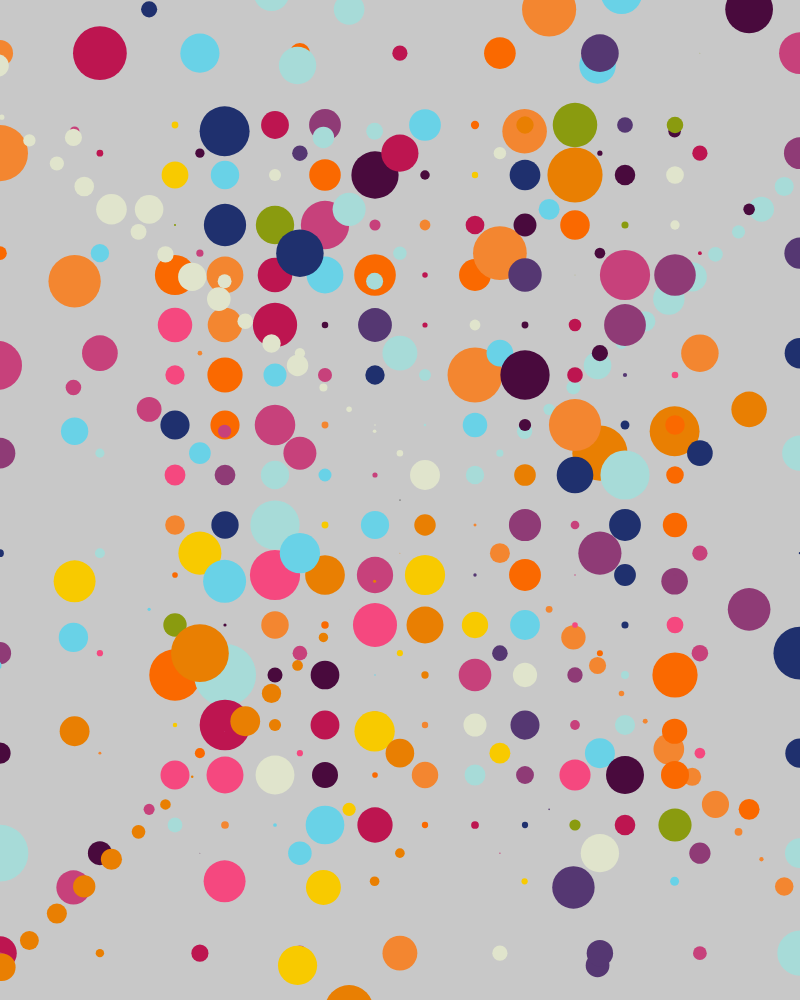
Frame 1 (no input)
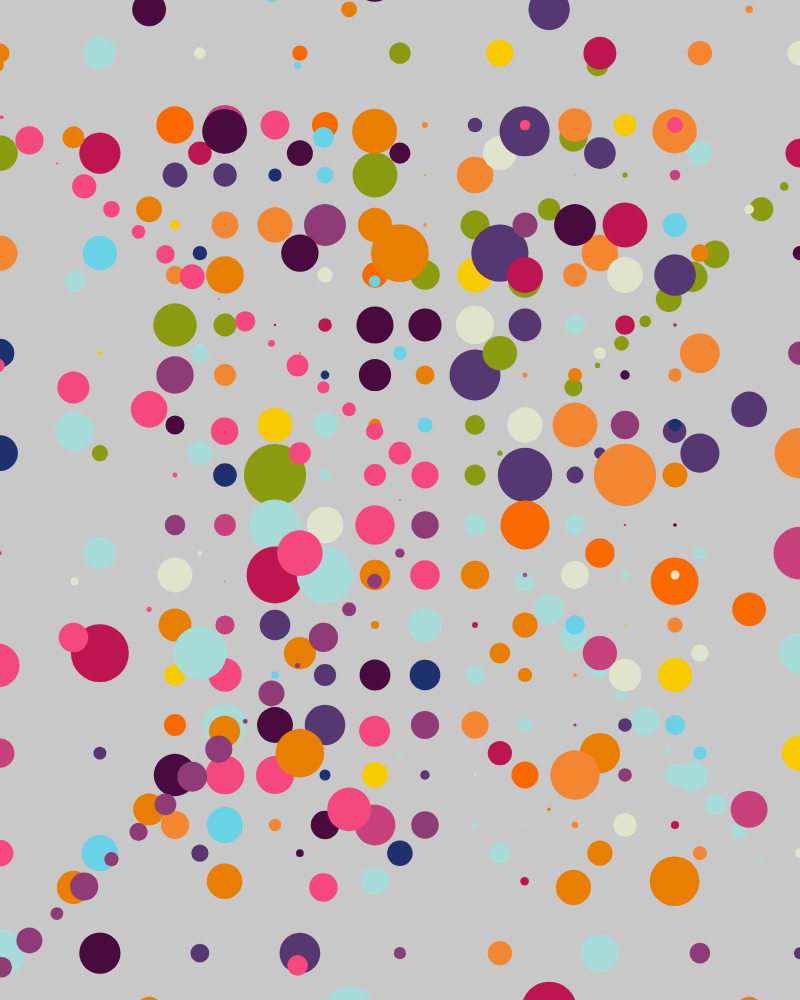
Frame 2 (the mouse pressed at the canvas centre, redrawn once)

The p5.js sketch that drew these frames (run headless with seeded random() and noise() and a simulated clock; the mouse was pressed at the canvas centre and the sketch redrawn once):

// p5.js sketch
// ── sketch.js
palette = ["#69d2e7", "#a7dbd8", "#e0e4cc", "#f38630", "#fa6900"];
//palette = ["#1f306e", "#553772", "#8f3b76", "#c7417b", "#f5487f"];
//palette = ["#490a3d", "#bd1550", "#e97f02", "#f8ca00", "#8a9b0f"];

palette = ["#69d2e7", "#a7dbd8", "#e0e4cc", "#f38630", "#fa6900","#490a3d", "#bd1550", "#e97f02", "#f8ca00", "#8a9b0f","#1f306e", "#553772", "#8f3b76", "#c7417b", "#f5487f"];
function setup() {
  w = min(windowWidth, windowHeight);
  factor = 0.8
  wx = w*0.8
  wy = w
  createCanvas(wx, wy);
  

  spc = 50;
  off = w / 8;


  rects = [];
  count = 0;
  for (x = -wx / 2 + off; x < wx / 2 - off; x += spc) {
    row = [];
    count1 = 0;
    for (y = -wy / 2 + off; y < wy / 2 - off; y += spc) {
      row.push(new makeCell(x, y, spc - 5));
      count1++;
    }
    rects.push(row);
    count++;
  }
}

function makeCell(x, y, s) {
  this.x = x;
  this.y = y;
  this.s = s;

  this.rand = random();
  this.circ = random();


  this.display = function () {
    push();
    // fill(200,0,0)
    stroke(random(palette));
    rad = spc

    for(let a = 0; a<TAU; a+=TAU/100){
    translate(x,y)
    p = rad*cos(a)
    d = rad*sin(a)
    
    noi = noise(x*0.02 ,y*0.02)
    strokeWeight(noi*random(100))
    
    point(p,d)
    }

   
    s = this.s
   



    pop();
  };
}


function draw() {
  
background(200);
translate(wx / 2, wy / 2);
  point(0, 0);

  // noFill();
  // stroke(random(palette));

  
  for (x = 0; x < count; x++) {
    for (y = 0; y < count1; y++) {
      rects[x][y].display();
    }
  }
  noLoop();
}
